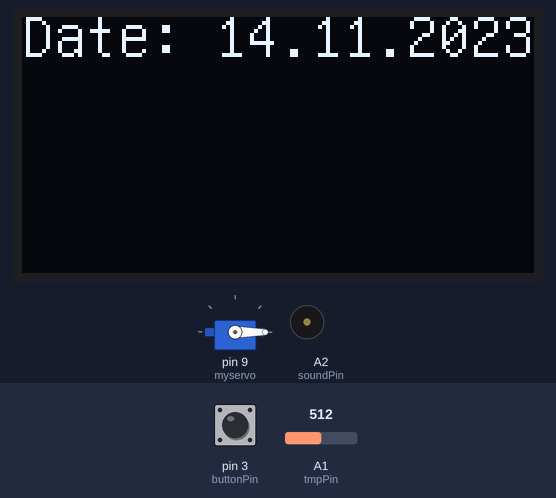
Bench run of a sketch on a simulated Arduino Uno, built with avr-gcc and run on an emulated ATmega328P. On the bench: servo, 128×64 one-colour display, buzzer (waves = sounding). The inputs (shaded band) are chosen by the test bench; at power-on: pin 3 (buttonPin) LOW, A1 (tmpPin) = 512. The local clock reads 2024-03-15 10:24:30 at power-on unless the sketch sets it.

Above: at 1.9 s.
2.0 s: pin 3 (buttonPin) pulled HIGH for 1.35 s
At 4.5 s:
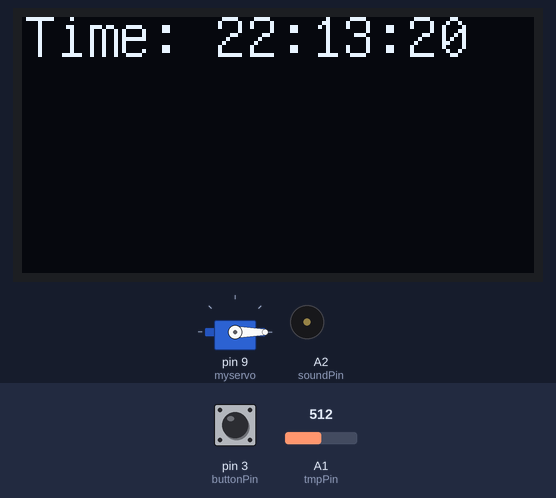
5.1 s: pin 3 (buttonPin) pulled HIGH for 1.35 s
At 7.4 s:
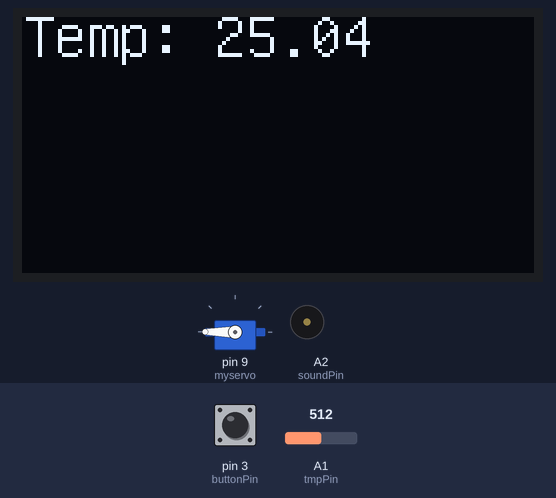
9.6 s: pin 3 (buttonPin) pulled HIGH for 3.2 s
At 12.0 s:
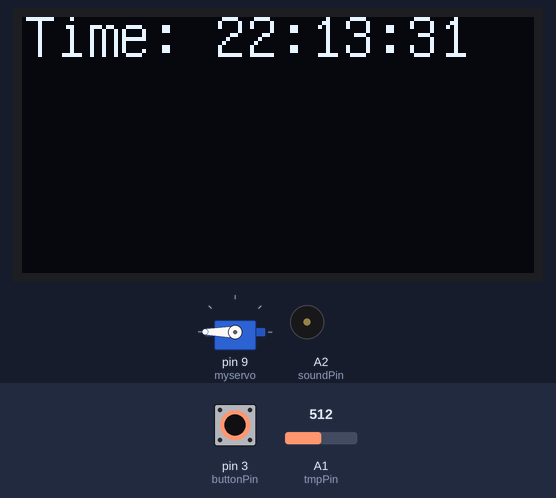
Timing chart, 0 to 22.5 s (numbered marks = the images above; inputs shaded):
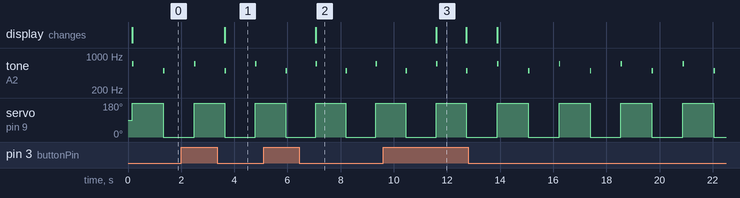

Measured:
- after the input at 2.0 s, the display: changes after 1.6 s (image 1)
- after the input at 5.1 s, the display: changes after 2.0 s (image 2)
- after the input at 9.6 s, the display: changes after 2.0 s (image 3)
- by itself, tone on A2 (soundPin): repeats every 2.3 s: silent 1.1 s, 700 Hz 0.05 s, silent 1.1 s, 500 Hz 0.05 s
- by itself, servo on pin 9 (myservo): alternates 180° for 1.2 s and 0° for 1.2 s

The sketch:

projekt_1_modified.ino
```cpp
/*
*  Name: Date, clock and temperature displayer
*  Author: Jim Palo
*  Description: Code for an Arduino UNO that measures date, time, and temp and displays on a U8GLIB_SSD1306_128X64 screen
*  The code also includes a tick tock sound that occurs every second, sound is produced with servo and piezo component
*/

#include "U8glib.h"
#include <RTClib.h>
#include <Wire.h>
#include <Servo.h>
// Libraries

RTC_DS3231 rtc;
U8GLIB_SSD1306_128X64 u8g(U8G_I2C_OPT_NO_ACK);
Servo myservo;
// Classes

const int tmpPin = A1;
const int soundPin = A2;
const int buttonPin = 3;
int pos = 0;
int menu = 0;
// Pins and variables

void setup() {


  Serial.begin(9600);
  Wire.begin();
  rtc.begin();
  rtc.adjust(DateTime(F(__DATE__),F(__TIME__)));
  //rtc.adjust(DateTime(2019, 1, 21, 5, 0, 0));
  u8g.setFont(u8g_font_unifont);

  pinMode(tmpPin, INPUT);
  myservo.attach(9);
  pinMode(soundPin, INPUT);
  pinMode(buttonPin, INPUT);
}


void loop() {


  DateTime now = rtc.now();

  readButton();

  while (menu == 0) {
    readButton();
    oledWriteDate (0, 10 ,("Date: " + String(now.day()) + "." + String(now.month()) + "." + String(now.year())));
      if (pos >= 180) {
    pos = pos - 180;
    tone(soundPin, 500);
  }
  else {
    pos = pos + 180;
    tone(soundPin, 700);
  }
  myservo.write(pos);


  delay (50);
  noTone(soundPin);

  delay(950);
  }
  while (menu == 1) {
    readButton();
    oledWriteTime (0, 10 ,("Time: " + String(now.hour()) + ":" + String(now.minute()) + ":" + String(now.second())));
      if (pos >= 180) {
    pos = pos - 180;
    tone(soundPin, 500);
  }
  else {
    pos = pos + 180;
    tone(soundPin, 700);
  }
  myservo.write(pos);

  delay (50);
  noTone(soundPin);
  delay(950);
  }

  while (menu == 2) {
    readButton();
    oledWriteTemp (0, 10 , ("Temp: " + String(getTemp())));
      if (pos >= 180) {
    pos = pos - 180;
    tone(soundPin, 500);
  }
  else {
    pos = pos + 180;
    tone(soundPin, 700);
  }
  myservo.write(pos);


  delay (50);
  noTone(soundPin);

  delay(950);
  }


}

/*
*This function reads time from an ds3231 module and measures the temperature with " " which gets packaged in a String
*The function also makes the servo spin by 180 degrees back and forward including sending out a frequency every other time
*Parameters: Void
*Returns: information in Date: day:month:year Time: hh:mm:ss Temp:tmp as String
*/

  float getTemp() {

  int Vo;
  float R1 = 10000;  // value of R1 on board
  float logR2, R2, T;
  float c1 = 0.001129148, c2 = 0.000234125, c3 = 0.0000000876741;  //steinhart-hart coeficients for thermistor

  Vo = analogRead(tmpPin);
  R2 = R1 * (1023.0 / (float)Vo - 1.0);  //calculate resistance on thermistor
  logR2 = log(R2);
  T = (1.0 / (c1 + c2 * logR2 + c3 * logR2 * logR2 * logR2));  // temperature in Kelvin
  T = T - 273.15;                                              //convert Kelvin to Celcius

  return float(T);
}

// reads temperature and converts it to Celcius


  void oledWriteDate(int x, int y, String date) {


    u8g.firstPage();
    do {

      u8g.drawStr(x, y, date.c_str());


    } while (u8g.nextPage());
  }

  void oledWriteTime(int x, int y, String time){
    u8g.firstPage();
    do {

      u8g.drawStr(x, y, time.c_str());


    } while (u8g.nextPage());
  }

  void oledWriteTemp(int x, int y, String temp_display){
    u8g.firstPage();
    do {

      u8g.drawStr(x, y, temp_display.c_str());


    } while (u8g.nextPage());
  }
  void readButton() {
    if (digitalRead(buttonPin) == HIGH) {
      menu = menu + 1;
    }
    if (menu > 2) {
      menu = 0;
    }
  }
```
